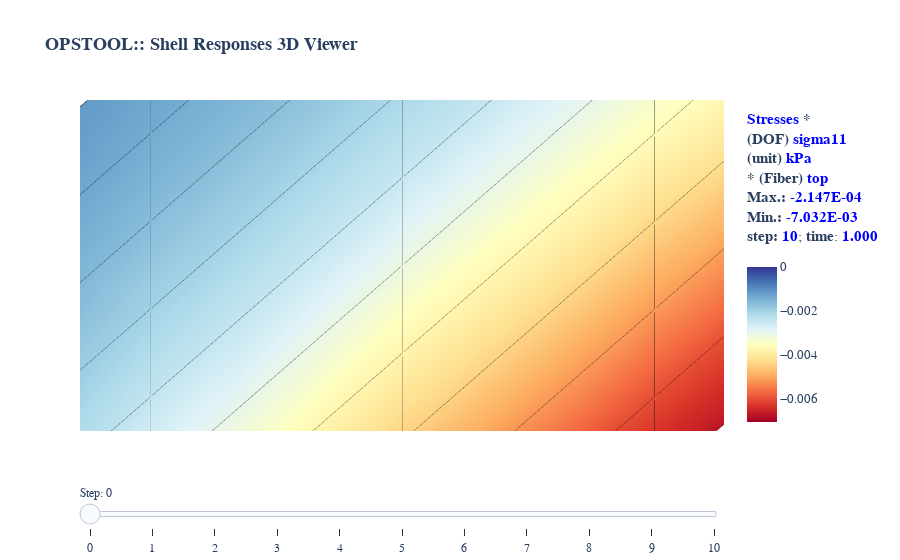

Notebook cell for this chart:
### Markdown cell above
Fiber point stress can be plotted as well, but it requires a ``shell_fiber_loc`` to be assigned.

### Code cell
fig = opsvis.plot_unstruct_responses(
    odb_tag=1,
    slides=True,
    ele_type="Shell",
    resp_type="StressesAtNodes",  # nodal stress response, "AtNodes"
    resp_dof="sigma11",  # sigma11, sigma22, sigma12, sigma13, sigma23
    shell_fiber_loc="top",  # shell_fiber_loc can be "top", "bottom", or "mid" for shell elements, also int
    unit_symbol="kPa",
    unit_factor=1,  # unit_factor is used to convert the response value, if MPa, set it to 1e-3
    show_values=True,
)
fig.show()
fig.write_html("images/shell_resp_plotly3.html", full_html=False, include_plotlyjs="cdn")

### Figure 1 — Plotly figure (JSON) as saved in the notebook; plotly's stock layout.template omitted (floating-point values rounded to 4 significant figures; data arrays with more than 128 entries replaced by an {"elided": "..."} marker saying what was removed)
{"data": [{"cmax": 0, "cmin": -0.007032, "coloraxis": "coloraxis", "hoverinfo": "skip", "i": {"elided": "200 int values"}, "intensity": {"elided": "400 float values"}, "j": {"elided": "200 int values"}, "k": {"elided": "200 int values"}, "opacity": 1, "text": {"elided": "400 float values"}, "type": "mesh3d", "visible": false, "x": {"elided": "400 float values"}, "y": {"elided": "400 float values"}, "z": {"elided": "400 float values"}}, {"connectgaps": false, "hoverinfo": "skip", "line": {"color": "black", "width": 1}, "mode": "lines", "name": "Edge", "type": "scatter3d", "visible": false, "x": {"elided": "600 float values"}, "y": {"elided": "600 float values"}, "z": {"elided": "600 float values"}}, {"customdata": {"elided": "400 float values"}, "hovertemplate": "<b>%{customdata:.4E}</b>", "marker": {"cmax": 0, "cmin": -0.007032, "color": {"elided": "400 float values"}, "coloraxis": "coloraxis", "size": 2}, "mode": "markers", "name": "StressesAtNodes", "type": "scatter3d", "visible": false, "x": {"elided": "400 float values"}, "y": {"elided": "400 float values"}, "z": {"elided": "400 float values"}}, {"cmax": 0, "cmin": -0.007032, "coloraxis": "coloraxis2", "hoverinfo": "skip", "i": {"elided": "200 int values"}, "intensity": {"elided": "400 float values"}, "j": {"elided": "200 int values"}, "k": {"elided": "200 int values"}, "opacity": 1, "text": {"elided": "400 float values"}, "type": "mesh3d", "visible": false, "x": {"elided": "400 float values"}, "y": {"elided": "400 float values"}, "z": {"elided": "400 float values"}}, {"connectgaps": false, "hoverinfo": "skip", "line": {"color": "black", "width": 1}, "mode": "lines", "name": "Edge", "type": "scatter3d", "visible": false, "x": {"elided": "600 float values"}, "y": {"elided": "600 float values"}, "z": {"elided": "600 float values"}}, {"customdata": {"elided": "400 float values"}, "hovertemplate": "<b>%{customdata:.4E}</b>", "marker": {"cmax": 0, "cmin": -0.007032, "color": {"elided": "400 float values"}, "coloraxis": "coloraxis2", "size": 2}, "mode": "markers", "name": "StressesAtNodes", "type": "scatter3d", "visible": false, "x": {"elided": "400 float values"}, "y": {"elided": "400 float values"}, "z": {"elided": "400 float values"}}, {"cmax": 0, "cmin": -0.007032, "coloraxis": "coloraxis3", "hoverinfo": "skip", "i": {"elided": "200 int values"}, "intensity": {"elided": "400 float values"}, "j": {"elided": "200 int values"}, "k": {"elided": "200 int values"}, "opacity": 1, "text": {"elided": "400 float values"}, "type": "mesh3d", "visible": false, "x": {"elided": "400 float values"}, "y": {"elided": "400 float values"}, "z": {"elided": "400 float values"}}, {"connectgaps": false, "hoverinfo": "skip", "line": {"color": "black", "width": 1}, "mode": "lines", "name": "Edge", "type": "scatter3d", "visible": false, "x": {"elided": "600 float values"}, "y": {"elided": "600 float values"}, "z": {"elided": "600 float values"}}, {"customdata": {"elided": "400 float values"}, "hovertemplate": "<b>%{customdata:.4E}</b>", "marker": {"cmax": 0, "cmin": -0.007032, "color": {"elided": "400 float values"}, "coloraxis": "coloraxis3", "size": 2}, "mode": "markers", "name": "StressesAtNodes", "type": "scatter3d", "visible": false, "x": {"elided": "400 float values"}, "y": {"elided": "400 float values"}, "z": {"elided": "400 float values"}}, {"cmax": 0, "cmin": -0.007032, "coloraxis": "coloraxis4", "hoverinfo": "skip", "i": {"elided": "200 int values"}, "intensity": {"elided": "400 float values"}, "j": {"elided": "200 int values"}, "k": {"elided": "200 int values"}, "opacity": 1, "text": {"elided": "400 float values"}, "type": "mesh3d", "visible": false, "x": {"elided": "400 float values"}, "y": {"elided": "400 float values"}, "z": {"elided": "400 float values"}}, {"connectgaps": false, "hoverinfo": "skip", "line": {"color": "black", "width": 1}, "mode": "lines", "name": "Edge", "type": "scatter3d", "visible": false, "x": {"elided": "600 float values"}, "y": {"elided": "600 float values"}, "z": {"elided": "600 float values"}}, {"customdata": {"elided": "400 float values"}, "hovertemplate": "<b>%{customdata:.4E}</b>", "marker": {"cmax": 0, "cmin": -0.007032, "color": {"elided": "400 float values"}, "coloraxis": "coloraxis4", "size": 2}, "mode": "markers", "name": "StressesAtNodes", "type": "scatter3d", "visible": false, "x": {"elided": "400 float values"}, "y": {"elided": "400 float values"}, "z": {"elided": "400 float values"}}, {"cmax": 0, "cmin": -0.007032, "coloraxis": "coloraxis5", "hoverinfo": "skip", "i": {"elided": "200 int values"}, "intensity": {"elided": "400 float values"}, "j": {"elided": "200 int values"}, "k": {"elided": "200 int values"}, "opacity": 1, "text": {"elided": "400 float values"}, "type": "mesh3d", "visible": false, "x": {"elided": "400 float values"}, "y": {"elided": "400 float values"}, "z": {"elided": "400 float values"}}, {"connectgaps": false, "hoverinfo": "skip", "line": {"color": "black", "width": 1}, "mode": "lines", "name": "Edge", "type": "scatter3d", "visible": false, "x": {"elided": "600 float values"}, "y": {"elided": "600 float values"}, "z": {"elided": "600 float values"}}, {"customdata": {"elided": "400 float values"}, "hovertemplate": "<b>%{customdata:.4E}</b>", "marker": {"cmax": 0, "cmin": -0.007032, "color": {"elided": "400 float values"}, "coloraxis": "coloraxis5", "size": 2}, "mode": "markers", "name": "StressesAtNodes", "type": "scatter3d", "visible": false, "x": {"elided": "400 float values"}, "y": {"elided": "400 float values"}, "z": {"elided": "400 float values"}}, {"cmax": 0, "cmin": -0.007032, "coloraxis": "coloraxis6", "hoverinfo": "skip", "i": {"elided": "200 int values"}, "intensity": {"elided": "400 float values"}, "j": {"elided": "200 int values"}, "k": {"elided": "200 int values"}, "opacity": 1, "text": {"elided": "400 float values"}, "type": "mesh3d", "visible": false, "x": {"elided": "400 float values"}, "y": {"elided": "400 float values"}, "z": {"elided": "400 float values"}}, {"connectgaps": false, "hoverinfo": "skip", "line": {"color": "black", "width": 1}, "mode": "lines", "name": "Edge", "type": "scatter3d", "visible": false, "x": {"elided": "600 float values"}, "y": {"elided": "600 float values"}, "z": {"elided": "600 float values"}}, {"customdata": {"elided": "400 float values"}, "hovertemplate": "<b>%{customdata:.4E}</b>", "marker": {"cmax": 0, "cmin": -0.007032, "color": {"elided": "400 float values"}, "coloraxis": "coloraxis6", "size": 2}, "mode": "markers", "name": "StressesAtNodes", "type": "scatter3d", "visible": false, "x": {"elided": "400 float values"}, "y": {"elided": "400 float values"}, "z": {"elided": "400 float values"}}, {"cmax": 0, "cmin": -0.007032, "coloraxis": "coloraxis7", "hoverinfo": "skip", "i": {"elided": "200 int values"}, "intensity": {"elided": "400 float values"}, "j": {"elided": "200 int values"}, "k": {"elided": "200 int values"}, "opacity": 1, "text": {"elided": "400 float values"}, "type": "mesh3d", "visible": false, "x": {"elided": "400 float values"}, "y": {"elided": "400 float values"}, "z": {"elided": "400 float values"}}, {"connectgaps": false, "hoverinfo": "skip", "line": {"color": "black", "width": 1}, "mode": "lines", "name": "Edge", "type": "scatter3d", "visible": false, "x": {"elided": "600 float values"}, "y": {"elided": "600 float values"}, "z": {"elided": "600 float values"}}, {"customdata": {"elided": "400 float values"}, "hovertemplate": "<b>%{customdata:.4E}</b>", "marker": {"cmax": 0, "cmin": -0.007032, "color": {"elided": "400 float values"}, "coloraxis": "coloraxis7", "size": 2}, "mode": "markers", "name": "StressesAtNodes", "type": "scatter3d", "visible": false, "x": {"elided": "400 float values"}, "y": {"elided": "400 float values"}, "z": {"elided": "400 float values"}}, {"cmax": 0, "cmin": -0.007032, "coloraxis": "coloraxis8", "hoverinfo": "skip", "i": {"elided": "200 int values"}, "intensity": {"elided": "400 float values"}, "j": {"elided": "200 int values"}, "k": {"elided": "200 int values"}, "opacity": 1, "text": {"elided": "400 float values"}, "type": "mesh3d", "visible": false, "x": {"elided": "400 float values"}, "y": {"elided": "400 float values"}, "z": {"elided": "400 float values"}}, {"connectgaps": false, "hoverinfo": "skip", "line": {"color": "black", "width": 1}, "mode": "lines", "name": "Edge", "type": "scatter3d", "visible": false, "x": {"elided": "600 float values"}, "y": {"elided": "600 float values"}, "z": {"elided": "600 float values"}}, {"customdata": {"elided": "400 float values"}, "hovertemplate": "<b>%{customdata:.4E}</b>", "marker": {"cmax": 0, "cmin": -0.007032, "color": {"elided": "400 float values"}, "coloraxis": "coloraxis8", "size": 2}, "mode": "markers", "name": "StressesAtNodes", "type": "scatter3d", "visible": false, "x": {"elided": "400 float values"}, "y": {"elided": "400 float values"}, "z": {"elided": "400 float values"}}, {"cmax": 0, "cmin": -0.007032, "coloraxis": "coloraxis9", "hoverinfo": "skip", "i": {"elided": "200 int values"}, "intensity": {"elided": "400 float values"}, "j": {"elided": "200 int values"}, "k": {"elided": "200 int values"}, "opacity": 1, "text": {"elided": "400 float values"}, "type": "mesh3d", "visible": false, "x": {"elided": "400 float values"}, "y": {"elided": "400 float values"}, "z": {"elided": "400 float values"}}, {"connectgaps": false, "hoverinfo": "skip", "line": {"color": "black", "width": 1}, "mode": "lines", "name": "Edge", "type": "scatter3d", "visible": false, "x": {"elided": "600 float values"}, "y": {"elided": "600 float values"}, "z": {"elided": "600 float values"}}, {"customdata": {"elided": "400 float values"}, "hovertemplate": "<b>%{customdata:.4E}</b>", "marker": {"cmax": 0, "cmin": -0.007032, "color": {"elided": "400 float values"}, "coloraxis": "coloraxis9", "size": 2}, "mode": "markers", "name": "StressesAtNodes", "type": "scatter3d", "visible": false, "x": {"elided": "400 float values"}, "y": {"elided": "400 float values"}, "z": {"elided": "400 float values"}}, {"cmax": 0, "cmin": -0.007032, "coloraxis": "coloraxis10", "hoverinfo": "skip", "i": {"elided": "200 int values"}, "intensity": {"elided": "400 float values"}, "j": {"elided": "200 int values"}, "k": {"elided": "200 int values"}, "opacity": 1, "text": {"elided": "400 float values"}, "type": "mesh3d", "visible": false, "x": {"elided": "400 float values"}, "y": {"elided": "400 float values"}, "z": {"elided": "400 float values"}}, {"connectgaps": false, "hoverinfo": "skip", "line": {"color": "black", "width": 1}, "mode": "lines", "name": "Edge", "type": "scatter3d", "visible": false, "x": {"elided": "600 float values"}, "y": {"elided": "600 float values"}, "z": {"elided": "600 float values"}}, {"customdata": {"elided": "400 float values"}, "hovertemplate": "<b>%{customdata:.4E}</b>", "marker": {"cmax": 0, "cmin": -0.007032, "color": {"elided": "400 float values"}, "coloraxis": "coloraxis10", "size": 2}, "mode": "markers", "name": "StressesAtNodes", "type": "scatter3d", "visible": false, "x": {"elided": "400 float values"}, "y": {"elided": "400 float values"}, "z": {"elided": "400 float values"}}, {"cmax": 0, "cmin": -0.007032, "coloraxis": "coloraxis11", "hoverinfo": "skip", "i": {"elided": "200 int values"}, "intensity": {"elided": "400 float values"}, "j": {"elided": "200 int values"}, "k": {"elided": "200 int values"}, "opacity": 1, "text": {"elided": "400 float values"}, "type": "mesh3d", "x": {"elided": "400 float values"}, "y": {"elided": "400 float values"}, "z": {"elided": "400 float values"}}, {"connectgaps": false, "hoverinfo": "skip", "line": {"color": "black", "width": 1}, "mode": "lines", "name": "Edge", "type": "scatter3d", "x": {"elided": "600 float values"}, "y": {"elided": "600 float values"}, "z": {"elided": "600 float values"}}, {"customdata": {"elided": "400 float values"}, "hovertemplate": "<b>%{customdata:.4E}</b>", "marker": {"cmax": 0, "cmin": -0.007032, "color": {"elided": "400 float values"}, "coloraxis": "coloraxis11", "size": 2}, "mode": "markers", "name": "StressesAtNodes", "type": "scatter3d", "x": {"elided": "400 float values"}, "y": {"elided": "400 float values"}, "z": {"elided": "400 float values"}}], "layout": {"autosize": true, "coloraxis": {"cmax": 0, "cmin": -0.007032, "colorbar": {"tickfont": {"size": 13}, "title": {"font": {"size": 15}, "text": "<b><span style=\"color:blue; font-weight:bold\">Stresses</span> *</b><br><b>(DOF) <span style=\"color:blue; font-weight:bold\">sigma11</span></b><br><b>(unit) <span style=\"color:blue; font-weight:bold\">kPa</span></b><br><b>* (Fiber) <span style=\"color:blue; font-weight:bold\">top</span></b><br><b>Max.:</b> <span style=\"color:blue; font-weight:bold\">0.000E+00</span><br><b>Min.:</b> <span style=\"color:blue; font-weight:bold\">0.000E+00</span><br><b>step:</b> <span style=\"color:blue; font-weight:bold\">0</span>; <b>time</b>: <span style=\"color:blue; font-weight:bold\">0.000</span><br> <br>"}}, "colorscale": [[0, "rgb(165,0,38)"], [0.1, "rgb(215,48,39)"], [0.2, "rgb(244,109,67)"], [0.3, "rgb(253,174,97)"], [0.4, "rgb(254,224,144)"], [0.5, "rgb(255,255,191)"], [0.6, "rgb(224,243,248)"], [0.7, "rgb(171,217,233)"], [0.8, "rgb(116,173,209)"], [0.9, "rgb(69,117,180)"], [1, "rgb(49,54,149)"]], "showscale": true}, "coloraxis10": {"cmax": 0, "cmin": -0.007032, "colorbar": {"tickfont": {"size": 13}, "title": {"font": {"size": 15}, "text": "<b><span style=\"color:blue; font-weight:bold\">Stresses</span> *</b><br><b>(DOF) <span style=\"color:blue; font-weight:bold\">sigma11</span></b><br><b>(unit) <span style=\"color:blue; font-weight:bold\">kPa</span></b><br><b>* (Fiber) <span style=\"color:blue; font-weight:bold\">top</span></b><br><b>Max.:</b> <span style=\"color:blue; font-weight:bold\">-1.932E-04</span><br><b>Min.:</b> <span style=\"color:blue; font-weight:bold\">-6.329E-03</span><br><b>step:</b> <span style=\"color:blue; font-weight:bold\">9</span>; <b>time</b>: <span style=\"color:blue; font-weight:bold\">0.900</span><br> <br>"}}, "colorscale": [[0, "rgb(165,0,38)"], [0.1, "rgb(215,48,39)"], [0.2, "rgb(244,109,67)"], [0.3, "rgb(253,174,97)"], [0.4, "rgb(254,224,144)"], [0.5, "rgb(255,255,191)"], [0.6, "rgb(224,243,248)"], [0.7, "rgb(171,217,233)"], [0.8, "rgb(116,173,209)"], [0.9, "rgb(69,117,180)"], [1, "rgb(49,54,149)"]], "showscale": true}, "coloraxis11": {"cmax": 0, "cmin": -0.007032, "colorbar": {"tickfont": {"size": 13}, "title": {"font": {"size": 15}, "text": "<b><span style=\"color:blue; font-weight:bold\">Stresses</span> *</b><br><b>(DOF) <span style=\"color:blue; font-weight:bold\">sigma11</span></b><br><b>(unit) <span style=\"color:blue; font-weight:bold\">kPa</span></b><br><b>* (Fiber) <span style=\"color:blue; font-weight:bold\">top</span></b><br><b>Max.:</b> <span style=\"color:blue; font-weight:bold\">-2.147E-04</span><br><b>Min.:</b> <span style=\"color:blue; font-weight:bold\">-7.032E-03</span><br><b>step:</b> <span style=\"color:blue; font-weight:bold\">10</span>; <b>time</b>: <span style=\"color:blue; font-weight:bold\">1.000</span><br> <br>"}}, "colorscale": [[0, "rgb(165,0,38)"], [0.1, "rgb(215,48,39)"], [0.2, "rgb(244,109,67)"], [0.3, "rgb(253,174,97)"], [0.4, "rgb(254,224,144)"], [0.5, "rgb(255,255,191)"], [0.6, "rgb(224,243,248)"], [0.7, "rgb(171,217,233)"], [0.8, "rgb(116,173,209)"], [0.9, "rgb(69,117,180)"], [1, "rgb(49,54,149)"]], "showscale": true}, "coloraxis2": {"cmax": 0, "cmin": -0.007032, "colorbar": {"tickfont": {"size": 13}, "title": {"font": {"size": 15}, "text": "<b><span style=\"color:blue; font-weight:bold\">Stresses</span> *</b><br><b>(DOF) <span style=\"color:blue; font-weight:bold\">sigma11</span></b><br><b>(unit) <span style=\"color:blue; font-weight:bold\">kPa</span></b><br><b>* (Fiber) <span style=\"color:blue; font-weight:bold\">top</span></b><br><b>Max.:</b> <span style=\"color:blue; font-weight:bold\">-2.147E-05</span><br><b>Min.:</b> <span style=\"color:blue; font-weight:bold\">-7.032E-04</span><br><b>step:</b> <span style=\"color:blue; font-weight:bold\">1</span>; <b>time</b>: <span style=\"color:blue; font-weight:bold\">0.100</span><br> <br>"}}, "colorscale": [[0, "rgb(165,0,38)"], [0.1, "rgb(215,48,39)"], [0.2, "rgb(244,109,67)"], [0.3, "rgb(253,174,97)"], [0.4, "rgb(254,224,144)"], [0.5, "rgb(255,255,191)"], [0.6, "rgb(224,243,248)"], [0.7, "rgb(171,217,233)"], [0.8, "rgb(116,173,209)"], [0.9, "rgb(69,117,180)"], [1, "rgb(49,54,149)"]], "showscale": true}, "coloraxis3": {"cmax": 0, "cmin": -0.007032, "colorbar": {"tickfont": {"size": 13}, "title": {"font": {"size": 15}, "text": "<b><span style=\"color:blue; font-weight:bold\">Stresses</span> *</b><br><b>(DOF) <span style=\"color:blue; font-weight:bold\">sigma11</span></b><br><b>(unit) <span style=\"color:blue; font-weight:bold\">kPa</span></b><br><b>* (Fiber) <span style=\"color:blue; font-weight:bold\">top</span></b><br><b>Max.:</b> <span style=\"color:blue; font-weight:bold\">-4.294E-05</span><br><b>Min.:</b> <span style=\"color:blue; font-weight:bold\">-1.406E-03</span><br><b>step:</b> <span style=\"color:blue; font-weight:bold\">2</span>; <b>time</b>: <span style=\"color:blue; font-weight:bold\">0.200</span><br> <br>"}}, "colorscale": [[0, "rgb(165,0,38)"], [0.1, "rgb(215,48,39)"], [0.2, "rgb(244,109,67)"], [0.3, "rgb(253,174,97)"], [0.4, "rgb(254,224,144)"], [0.5, "rgb(255,255,191)"], [0.6, "rgb(224,243,248)"], [0.7, "rgb(171,217,233)"], [0.8, "rgb(116,173,209)"], [0.9, "rgb(69,117,180)"], [1, "rgb(49,54,149)"]], "showscale": true}, "coloraxis4": {"cmax": 0, "cmin": -0.007032, "colorbar": {"tickfont": {"size": 13}, "title": {"font": {"size": 15}, "text": "<b><span style=\"color:blue; font-weight:bold\">Stresses</span> *</b><br><b>(DOF) <span style=\"color:blue; font-weight:bold\">sigma11</span></b><br><b>(unit) <span style=\"color:blue; font-weight:bold\">kPa</span></b><br><b>* (Fiber) <span style=\"color:blue; font-weight:bold\">top</span></b><br><b>Max.:</b> <span style=\"color:blue; font-weight:bold\">-6.441E-05</span><br><b>Min.:</b> <span style=\"color:blue; font-weight:bold\">-2.110E-03</span><br><b>step:</b> <span style=\"color:blue; font-weight:bold\">3</span>; <b>time</b>: <span style=\"color:blue; font-weight:bold\">0.300</span><br> <br>"}}, "colorscale": [[0, "rgb(165,0,38)"], [0.1, "rgb(215,48,39)"], [0.2, "rgb(244,109,67)"], [0.3, "rgb(253,174,97)"], [0.4, "rgb(254,224,144)"], [0.5, "rgb(255,255,191)"], [0.6, "rgb(224,243,248)"], [0.7, "rgb(171,217,233)"], [0.8, "rgb(116,173,209)"], [0.9, "rgb(69,117,180)"], [1, "rgb(49,54,149)"]], "showscale": true}, "coloraxis5": {"cmax": 0, "cmin": -0.007032, "colorbar": {"tickfont": {"size": 13}, "title": {"font": {"size": 15}, "text": "<b><span style=\"color:blue; font-weight:bold\">Stresses</span> *</b><br><b>(DOF) <span style=\"color:blue; font-weight:bold\">sigma11</span></b><br><b>(unit) <span style=\"color:blue; font-weight:bold\">kPa</span></b><br><b>* (Fiber) <span style=\"color:blue; font-weight:bold\">top</span></b><br><b>Max.:</b> <span style=\"color:blue; font-weight:bold\">-8.589E-05</span><br><b>Min.:</b> <span style=\"color:blue; font-weight:bold\">-2.813E-03</span><br><b>step:</b> <span style=\"color:blue; font-weight:bold\">4</span>; <b>time</b>: <span style=\"color:blue; font-weight:bold\">0.400</span><br> <br>"}}, "colorscale": [[0, "rgb(165,0,38)"], [0.1, "rgb(215,48,39)"], [0.2, "rgb(244,109,67)"], [0.3, "rgb(253,174,97)"], [0.4, "rgb(254,224,144)"], [0.5, "rgb(255,255,191)"], [0.6, "rgb(224,243,248)"], [0.7, "rgb(171,217,233)"], [0.8, "rgb(116,173,209)"], [0.9, "rgb(69,117,180)"], [1, "rgb(49,54,149)"]], "showscale": true}, "coloraxis6": {"cmax": 0, "cmin": -0.007032, "colorbar": {"tickfont": {"size": 13}, "title": {"font": {"size": 15}, "text": "<b><span style=\"color:blue; font-weight:bold\">Stresses</span> *</b><br><b>(DOF) <span style=\"color:blue; font-weight:bold\">sigma11</span></b><br><b>(unit) <span style=\"color:blue; font-weight:bold\">kPa</span></b><br><b>* (Fiber) <span style=\"color:blue; font-weight:bold\">top</span></b><br><b>Max.:</b> <span style=\"color:blue; font-weight:bold\">-1.074E-04</span><br><b>Min.:</b> <span style=\"color:blue; font-weight:bold\">-3.516E-03</span><br><b>step:</b> <span style=\"color:blue; font-weight:bold\">5</span>; <b>time</b>: <span style=\"color:blue; font-weight:bold\">0.500</span><br> <br>"}}, "colorscale": [[0, "rgb(165,0,38)"], [0.1, "rgb(215,48,39)"], [0.2, "rgb(244,109,67)"], [0.3, "rgb(253,174,97)"], [0.4, "rgb(254,224,144)"], [0.5, "rgb(255,255,191)"], [0.6, "rgb(224,243,248)"], [0.7, "rgb(171,217,233)"], [0.8, "rgb(116,173,209)"], [0.9, "rgb(69,117,180)"], [1, "rgb(49,54,149)"]], "showscale": true}, "coloraxis7": {"cmax": 0, "cmin": -0.007032, "colorbar": {"tickfont": {"size": 13}, "title": {"font": {"size": 15}, "text": "<b><span style=\"color:blue; font-weight:bold\">Stresses</span> *</b><br><b>(DOF) <span style=\"color:blue; font-weight:bold\">sigma11</span></b><br><b>(unit) <span style=\"color:blue; font-weight:bold\">kPa</span></b><br><b>* (Fiber) <span style=\"color:blue; font-weight:bold\">top</span></b><br><b>Max.:</b> <span style=\"color:blue; font-weight:bold\">-1.288E-04</span><br><b>Min.:</b> <span style=\"color:blue; font-weight:bold\">-4.219E-03</span><br><b>step:</b> <span style=\"color:blue; font-weight:bold\">6</span>; <b>time</b>: <span style=\"color:blue; font-weight:bold\">0.600</span><br> <br>"}}, "colorscale": [[0, "rgb(165,0,38)"], [0.1, "rgb(215,48,39)"], [0.2, "rgb(244,109,67)"], [0.3, "rgb(253,174,97)"], [0.4, "rgb(254,224,144)"], [0.5, "rgb(255,255,191)"], [0.6, "rgb(224,243,248)"], [0.7, "rgb(171,217,233)"], [0.8, "rgb(116,173,209)"], [0.9, "rgb(69,117,180)"], [1, "rgb(49,54,149)"]], "showscale": true}, "coloraxis8": {"cmax": 0, "cmin": -0.007032, "colorbar": {"tickfont": {"size": 13}, "title": {"font": {"size": 15}, "text": "<b><span style=\"color:blue; font-weight:bold\">Stresses</span> *</b><br><b>(DOF) <span style=\"color:blue; font-weight:bold\">sigma11</span></b><br><b>(unit) <span style=\"color:blue; font-weight:bold\">kPa</span></b><br><b>* (Fiber) <span style=\"color:blue; font-weight:bold\">top</span></b><br><b>Max.:</b> <span style=\"color:blue; font-weight:bold\">-1.503E-04</span><br><b>Min.:</b> <span style=\"color:blue; font-weight:bold\">-4.922E-03</span><br><b>step:</b> <span style=\"color:blue; font-weight:bold\">7</span>; <b>time</b>: <span style=\"color:blue; font-weight:bold\">0.700</span><br> <br>"}}, "colorscale": [[0, "rgb(165,0,38)"], [0.1, "rgb(215,48,39)"], [0.2, "rgb(244,109,67)"], [0.3, "rgb(253,174,97)"], [0.4, "rgb(254,224,144)"], [0.5, "rgb(255,255,191)"], [0.6, "rgb(224,243,248)"], [0.7, "rgb(171,217,233)"], [0.8, "rgb(116,173,209)"], [0.9, "rgb(69,117,180)"], [1, "rgb(49,54,149)"]], "showscale": true}, "coloraxis9": {"cmax": 0, "cmin": -0.007032, "colorbar": {"tickfont": {"size": 13}, "title": {"font": {"size": 15}, "text": "<b><span style=\"color:blue; font-weight:bold\">Stresses</span> *</b><br><b>(DOF) <span style=\"color:blue; font-weight:bold\">sigma11</span></b><br><b>(unit) <span style=\"color:blue; font-weight:bold\">kPa</span></b><br><b>* (Fiber) <span style=\"color:blue; font-weight:bold\">top</span></b><br><b>Max.:</b> <span style=\"color:blue; font-weight:bold\">-1.718E-04</span><br><b>Min.:</b> <span style=\"color:blue; font-weight:bold\">-5.625E-03</span><br><b>step:</b> <span style=\"color:blue; font-weight:bold\">8</span>; <b>time</b>: <span style=\"color:blue; font-weight:bold\">0.800</span><br> <br>"}}, "colorscale": [[0, "rgb(165,0,38)"], [0.1, "rgb(215,48,39)"], [0.2, "rgb(244,109,67)"], [0.3, "rgb(253,174,97)"], [0.4, "rgb(254,224,144)"], [0.5, "rgb(255,255,191)"], [0.6, "rgb(224,243,248)"], [0.7, "rgb(171,217,233)"], [0.8, "rgb(116,173,209)"], [0.9, "rgb(69,117,180)"], [1, "rgb(49,54,149)"]], "showscale": true}, "font": {"family": "Arial, sans-serif"}, "scene": {"aspectmode": "data", "camera": {"eye": {"x": -12000, "y": -12000, "z": 30000}, "projection": {"type": "orthographic"}}, "xaxis": {"showgrid": false, "visible": false, "zeroline": false}, "yaxis": {"showgrid": false, "visible": false, "zeroline": false}, "zaxis": {"showgrid": false, "visible": false, "zeroline": false}}, "showlegend": false, "sliders": [{"active": 11, "currentvalue": {"prefix": "Step: "}, "pad": {"t": 50}, "steps": [{"args": [{"visible": [true, true, true, false, false, false, false, false, false, false, false, false, false, false, false, false, false, false, false, false, false, false, false, false, false, false, false, false, false, false, false, false, false]}, {"title": {"text": "<b>OPSTOOL:: Shell Responses 3D Viewer</b><br><br>"}}], "label": "0", "method": "update"}, {"args": [{"visible": [false, false, false, true, true, true, false, false, false, false, false, false, false, false, false, false, false, false, false, false, false, false, false, false, false, false, false, false, false, false, false, false, false]}, {"title": {"text": "<b>OPSTOOL:: Shell Responses 3D Viewer</b><br><br>"}}], "label": "1", "method": "update"}, {"args": [{"visible": [false, false, false, false, false, false, true, true, true, false, false, false, false, false, false, false, false, false, false, false, false, false, false, false, false, false, false, false, false, false, false, false, false]}, {"title": {"text": "<b>OPSTOOL:: Shell Responses 3D Viewer</b><br><br>"}}], "label": "2", "method": "update"}, {"args": [{"visible": [false, false, false, false, false, false, false, false, false, true, true, true, false, false, false, false, false, false, false, false, false, false, false, false, false, false, false, false, false, false, false, false, false]}, {"title": {"text": "<b>OPSTOOL:: Shell Responses 3D Viewer</b><br><br>"}}], "label": "3", "method": "update"}, {"args": [{"visible": [false, false, false, false, false, false, false, false, false, false, false, false, true, true, true, false, false, false, false, false, false, false, false, false, false, false, false, false, false, false, false, false, false]}, {"title": {"text": "<b>OPSTOOL:: Shell Responses 3D Viewer</b><br><br>"}}], "label": "4", "method": "update"}, {"args": [{"visible": [false, false, false, false, false, false, false, false, false, false, false, false, false, false, false, true, true, true, false, false, false, false, false, false, false, false, false, false, false, false, false, false, false]}, {"title": {"text": "<b>OPSTOOL:: Shell Responses 3D Viewer</b><br><br>"}}], "label": "5", "method": "update"}, {"args": [{"visible": [false, false, false, false, false, false, false, false, false, false, false, false, false, false, false, false, false, false, true, true, true, false, false, false, false, false, false, false, false, false, false, false, false]}, {"title": {"text": "<b>OPSTOOL:: Shell Responses 3D Viewer</b><br><br>"}}], "label": "6", "method": "update"}, {"args": [{"visible": [false, false, false, false, false, false, false, false, false, false, false, false, false, false, false, false, false, false, false, false, false, true, true, true, false, false, false, false, false, false, false, false, false]}, {"title": {"text": "<b>OPSTOOL:: Shell Responses 3D Viewer</b><br><br>"}}], "label": "7", "method": "update"}, {"args": [{"visible": [false, false, false, false, false, false, false, false, false, false, false, false, false, false, false, false, false, false, false, false, false, false, false, false, true, true, true, false, false, false, false, false, false]}, {"title": {"text": "<b>OPSTOOL:: Shell Responses 3D Viewer</b><br><br>"}}], "label": "8", "method": "update"}, {"args": [{"visible": [false, false, false, false, false, false, false, false, false, false, false, false, false, false, false, false, false, false, false, false, false, false, false, false, false, false, false, true, true, true, false, false, false]}, {"title": {"text": "<b>OPSTOOL:: Shell Responses 3D Viewer</b><br><br>"}}], "label": "9", "method": "update"}, {"args": [{"visible": [false, false, false, false, false, false, false, false, false, false, false, false, false, false, false, false, false, false, false, false, false, false, false, false, false, false, false, false, false, false, true, true, true]}, {"title": {"text": "<b>OPSTOOL:: Shell Responses 3D Viewer</b><br><br>"}}], "label": "10", "method": "update"}]}], "title": {"font": {"size": 18}, "text": "<b>OPSTOOL:: Shell Responses 3D Viewer</b><br><br>"}}}
